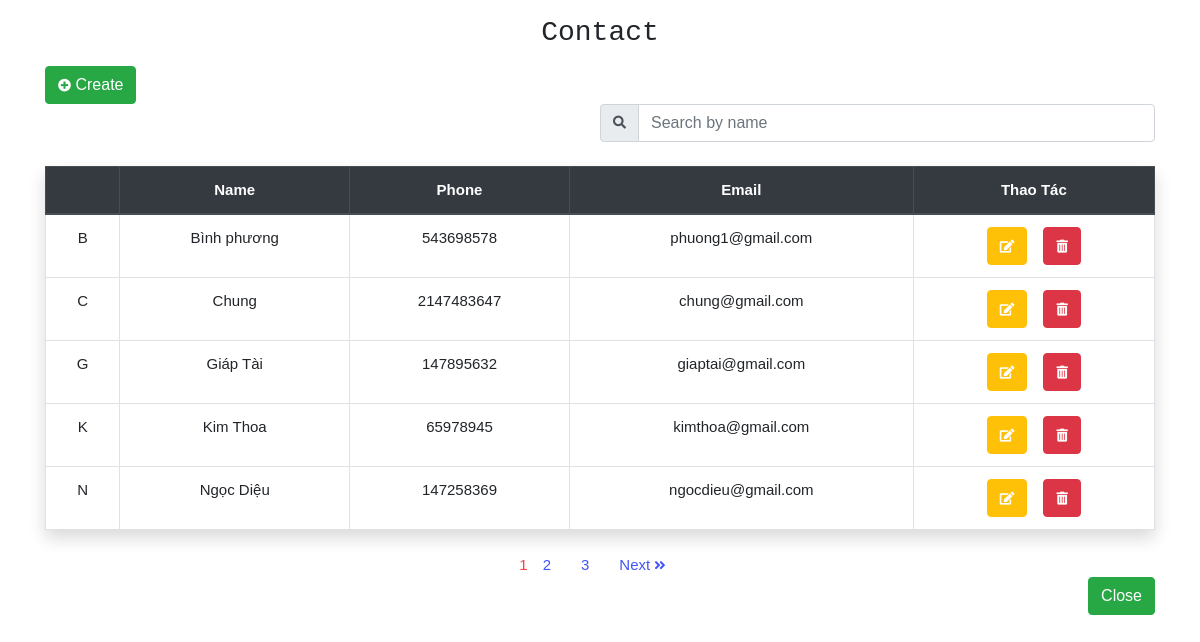
The page /contact.php on the database its author committed.
### tables this page shows
CREATE TABLE `contactdata` (
  `ma` int(11) NOT NULL,
  `name` varchar(50) NOT NULL,
  `phone` int(13) NOT NULL,
  `email` varchar(50) NOT NULL
);

### contact.php (the view, shortened to what this page needs)
<?php
	include_once 'conn.php';
	$result = mysqli_query($con, 'SELECT count(ma) as total FROM contactdata');
	$row = mysqli_fetch_assoc($result);
	$total_records = $row['total'];
	$current_page = isset($_GET['page']) ? $_GET['page'] : 1;
	$limit = 5;
	$total_page = ceil($total_records / $limit);
	$start = ($current_page - 1) * $limit;
?>
<!DOCTYPE html>
<html lang="en">
<head>
	<link rel="stylesheet" href="https://stackpath.bootstrapcdn.com/bootstrap/4.3.1/css/bootstrap.min.css">
	<link rel="stylesheet" href="https://cdnjs.cloudflare.com/ajax/libs/font-awesome/5.11.2/css/all.min.css">
</head>
<body>
	<div class="container pt-3">
		<h3 class="text-center text-monospace pb-2">Contact</h3>
		<a class="text-white btn btn-success" href="insert.php"><i class="fas fa-plus-circle"></i> Create</a>
			<div class="input-group mb-3 w-50 ml-auto">
				<div class="input-group-prepend ">
					<span class="input-group-text" id="basic-addon1"><i class="fas fa-search"></i></span>
				</div>
				<input type="text" class="form-control" id="myInput" name="search" placeholder="Search by name">
			</div>
		<div class="shadow">
			<table class="table table-bordered mt-4" id="myTable">
				<thead class="thead-dark">
					<tr>
						<th scope="col"></th>
						<th scope="col">Name</th>
						<th scope="col">Phone</th>
						<th scope="col">Email</th>
						<th scope="col">Thao Tác</th>
					</tr>
				</thead>
				<tbody>
					<?php
						include_once 'conn.php';
						$q = " SELECT * FROM contactdata ORDER BY name LIMIT $start, $limit";
						$query = mysqli_query($con,$q);
						while ($row = mysqli_fetch_assoc($query)) {
					?>
					<tr>
						<td><?php echo $row['name'][0]; ?></td>
						<td><?php echo $row['name']; ?></td>
						<td><?php echo $row['phone']; ?></td>
						<td><?php echo $row['email']; ?></td>
						<td>
							<div class="d-flex justify-content-center">
								<a class="text-white btn btn-warning mr-3" href="update.php?ma=<?php echo $row['ma']; ?>"><i class="fas fa-edit"></i> </a>
								<a onclick="return confirm('Bạn có thực sự muốn xóa nó')"; class="text-white btn btn-danger" href="delete.php?ma=<?php echo $row['ma']; ?>"><i class="fas fa-trash-alt"></i> </a>
							</div>
						</td>
					</tr>
				<?php
					}
				 ?>
				</tbody>
			</table>
		</div>
		<div class=" pagination d-flex justify-content-center align-items-center pt-2">
			<?php
			for ($i = 1; $i <= $total_page; $i++){
				if ($i == $current_page){
					echo '<span>'.$i.'</span>  ';
				}
				else{
					echo '<a href="contact.php?page='.$i.'">'.$i.'</a>  ';
				}
			}
			if ($current_page < $total_page && $total_page > 1){
				echo '<a href="contact.php?page='.($current_page+1).'">Next <i class="fas fa-angle-double-right"></i></a>  ';
			}
			?>
		</div>
		<div class="d-flex justify-content-end align-items-end">
			<a href="login.php" class="btn btn-success">Close</a>
		</div>
	</div>
</body>
</html>

### contact.php (style rules this page uses)
body { font-size: 15px; font-family: sans-serif; }
.pagination > a { margin: 0 15px; color: #4254f5; }
span { color : #f54242; }
i.fas { font-size: 13px; }
th , tr { text-align: center; }

### rows shown on the page
contactdata: name "B", name "Bình phương", phone "543698578", email "phuong1@gmail.com"
contactdata: name "C", name "Chung", phone "2147483647", email "chung@gmail.com"
contactdata: name "G", name "Giáp Tài", phone "147895632", email "giaptai@gmail.com"
contactdata: name "K", name "Kim Thoa", phone "65978945", email "kimthoa@gmail.com"
contactdata: name "N", name "Ngọc Diệu", phone "147258369", email "ngocdieu@gmail.com"
